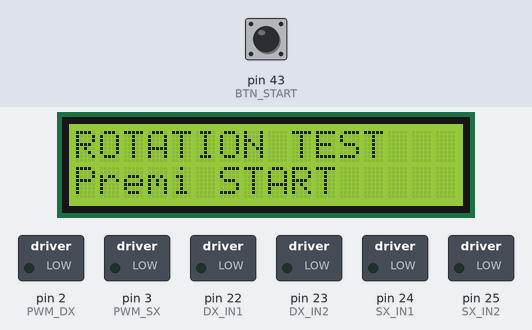
A sketch run on a simulated Arduino Mega 2560, built with avr-gcc and run on an emulated ATmega2560. Parts: 16×2 character LCD, switched loads named in the sketch (green lamp = pin HIGH). The inputs (shaded band) are chosen by the test bench; at power-on: pin 43 (BTN_START) HIGH. What the sketch prints to the serial monitor is not drawn.

Above: at 1.2 s.
1.3 s: pin 43 (BTN_START) pulled LOW for 0.15 s
At 3.1 s:
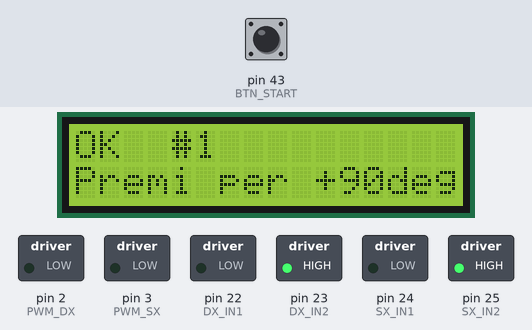
3.4 s: pin 43 (BTN_START) pulled LOW for 1 s
At 3.67 s:
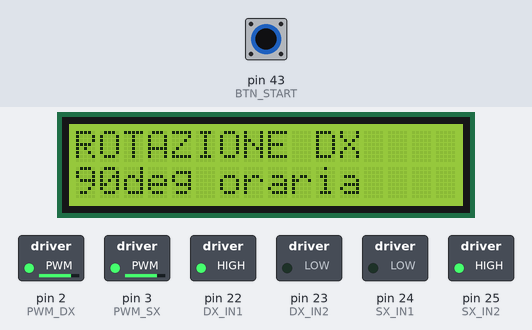
5.9 s: pin 43 (BTN_START) pulled LOW for 0.15 s
At 7.7 s:
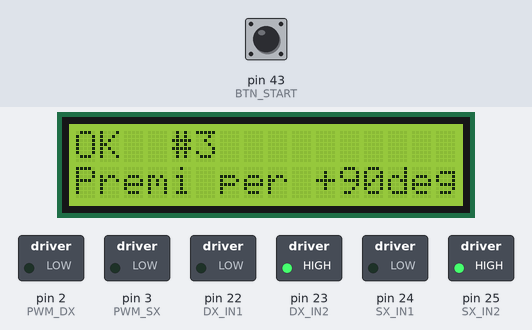
8.0 s: pin 43 (BTN_START) pulled LOW for 1 s
At 9.5 s:
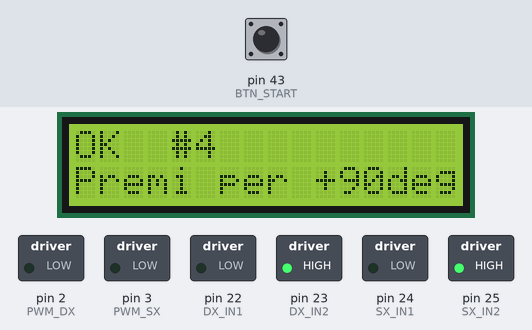
Timing chart, 0 to 11.0 s (numbered marks = the images above; inputs shaded):
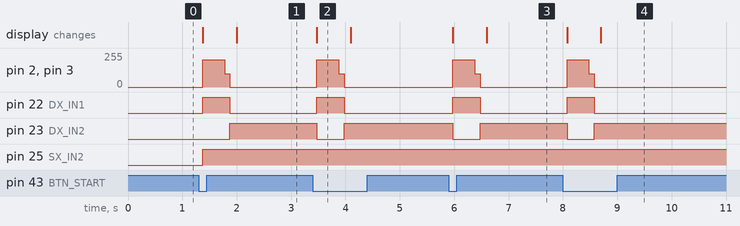

Measured:
- after the input at 1.3 s, pin 2 (PWM_DX), pin 3 (PWM_SX): 0/255 → 203/255 after 0.08 s, → 101/255 0.40 s later, → 0/255 0.10 s later; pin 22 (DX_IN1): LOW → HIGH after 0.08 s, → LOW 0.50 s later; pin 23 (DX_IN2): LOW → HIGH after 0.58 s; pin 25 (SX_IN2): LOW → HIGH after 0.08 s; the display: first changes after 0.08 s (image 1 shows a later state)
- after the input at 3.4 s, pin 2 (PWM_DX), pin 3 (PWM_SX): 0/255 → 203/255 after 0.08 s, → 101/255 0.40 s later, → 0/255 0.10 s later; pin 22 (DX_IN1): LOW → HIGH after 0.08 s, → LOW 0.50 s later; pin 23 (DX_IN2): HIGH → LOW after 0.08 s, → HIGH 0.50 s later; the display: changes after 0.08 s (image 2)
- after the input at 5.9 s, pin 2 (PWM_DX), pin 3 (PWM_SX): 0/255 → 203/255 after 0.08 s, → 101/255 0.40 s later, → 0/255 0.10 s later; pin 22 (DX_IN1): LOW → HIGH after 0.08 s, → LOW 0.50 s later; pin 23 (DX_IN2): HIGH → LOW after 0.08 s, → HIGH 0.50 s later; the display: first changes after 0.08 s (image 3 shows a later state)
- after the input at 8.0 s, pin 2 (PWM_DX), pin 3 (PWM_SX): 0/255 → 203/255 after 0.08 s, → 101/255 0.40 s later, → 0/255 0.10 s later; pin 22 (DX_IN1): LOW → HIGH after 0.08 s, → LOW 0.50 s later; pin 23 (DX_IN2): HIGH → LOW after 0.08 s, → HIGH 0.50 s later; the display: first changes after 0.08 s (image 4 shows a later state)
- what the display in image 2 shows lasts 0.6 s, from 3.5 s to 4.1 s

The sketch:

rotation_test.ino
```cpp
/*
 * Progetto: RoboCup Junior Rescue Maze 2026 - mENIAC Team
 * File:     rotation_test.ino
 * Scopo:    Test rotazione 90° oraria — stessa logica di main_senza_mpu.ino
 *
 *   Ogni pressione BTN_START: ruota 90° in senso orario (destra)
 *   Stesse costanti e stessa logica 2 fasi di main_senza_mpu.ino
 */

#include <LiquidCrystal_I2C.h>

// --- PIN ---
#define PWM_DX   2
#define DX_IN1  22
#define DX_IN2  23
#define PWM_SX   3
#define SX_IN1  24
#define SX_IN2  25
#define BTN_START 43

// --- COSTANTI ROTAZIONE — stesse di main_senza_mpu.ino ---
const int ROT_SPEED  = 203;   // PWM durante rotazione
const int ROT_90_MS  = 500;   // ms per 90° — regola questo
const int ROT_SETTLE = 100;   // pausa post-rotazione

LiquidCrystal_I2C lcd(0x27, 16, 2);

int rotCount = 0;

// ----------------------------------------------------------------
void setMotors(int l, int r) {
  digitalWrite(SX_IN1, l < 0); digitalWrite(SX_IN2, l >= 0);
  digitalWrite(DX_IN1, r < 0); digitalWrite(DX_IN2, r >= 0);
  analogWrite(PWM_SX, abs(l));
  analogWrite(PWM_DX, abs(r));
}

void stopMotors() { setMotors(0, 0); }

// ----------------------------------------------------------------
// Rotazione 90° oraria — 2 fasi: 80% piena + 20% dimezzata
// Identica a rotate(-90) in main_senza_mpu.ino
// ----------------------------------------------------------------
void rotateCW90() {
  lcd.clear();
  lcd.print("ROTAZIONE DX");
  lcd.setCursor(0, 1);
  lcd.print("90deg oraria");
  Serial.println("Rotazione 90° oraria — inizio");

  // Fase 1 (80%): velocità piena
  setMotors( ROT_SPEED,     -ROT_SPEED);
  delay(ROT_90_MS * 4 / 5);

  // Fase 2 (20%): velocità dimezzata — smaltisce inerzia
  setMotors( ROT_SPEED / 2, -ROT_SPEED / 2);
  delay(ROT_90_MS / 5);

  stopMotors();
  delay(ROT_SETTLE);

  rotCount++;
  lcd.clear();
  lcd.print("OK  #" + String(rotCount));
  lcd.setCursor(0, 1);
  lcd.print("Premi per +90deg");
  Serial.println("Rotazione OK — totale: " + String(rotCount) + " x 90deg");
}

// ----------------------------------------------------------------
void setup() {
  Serial.begin(115200);

  pinMode(BTN_START, INPUT_PULLUP);
  pinMode(DX_IN1, OUTPUT); pinMode(DX_IN2, OUTPUT);
  pinMode(SX_IN1, OUTPUT); pinMode(SX_IN2, OUTPUT);

  lcd.init(); lcd.backlight();
  lcd.print("ROTATION TEST");
  lcd.setCursor(0, 1); lcd.print("Premi START");
  Serial.println("Rotation test pronto. Premi BTN_START per 90deg CW.");
}

// ----------------------------------------------------------------
void loop() {
  if (digitalRead(BTN_START) == LOW) {
    delay(50);                               // debounce
    if (digitalRead(BTN_START) == LOW) {
      rotateCW90();
      while (digitalRead(BTN_START) == LOW); // aspetta rilascio
      delay(100);
    }
  }
}
```
